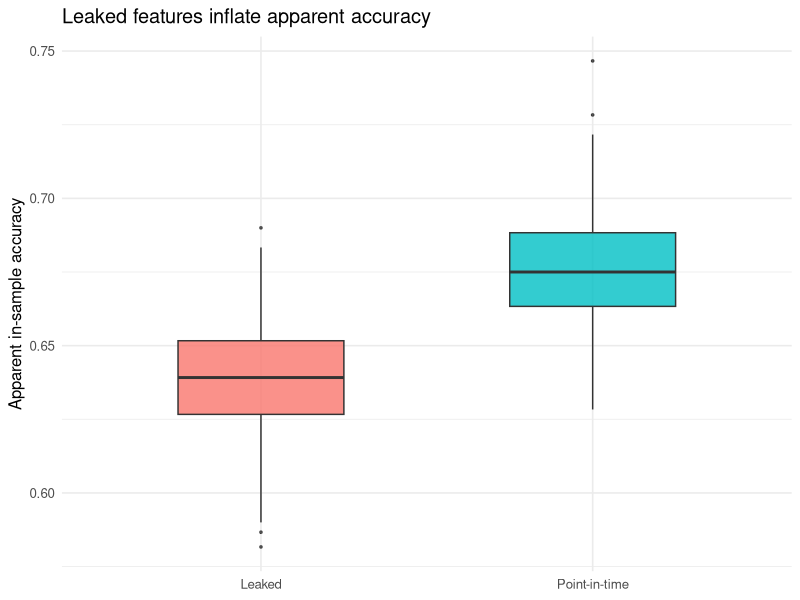

Source code (R):
## ---- chunk 1
#| include: false
suppressPackageStartupMessages(library(tidyverse))
## ---- chunk 2
.libPaths(c("C:/Users/miken/R/library-4.4", .libPaths()))
suppressPackageStartupMessages(library(data.table))
set.seed(1)

# Raw event log: each row is one purchase/login event for a customer.
n_cust <- 5L
make_events <- function(cid) {
  n <- sample(4:9, 1)
  data.table(
    customer_id = cid,
    event_time  = as.POSIXct("2026-01-01", tz = "UTC") +
                  cumsum(sample(1:6, n, replace = TRUE)) * 86400,
    amount      = round(runif(n, 5, 100), 2),
    kind        = sample(c("login", "purchase"), n, replace = TRUE)
  )
}
events <- rbindlist(lapply(1:n_cust, make_events))
setorder(events, customer_id, event_time)
head(events, 8)
## ---- chunk 3
feature_registry <- new.env()

register_feature <- function(name, fun) {
  stopifnot(is.function(fun))
  assign(name, fun, envir = feature_registry)
  invisible(name)
}

list_features <- function() ls(feature_registry)

# Each feature uses ONLY events with event_time < t (strictly before).
register_feature("logins_7d", function(ev, t) {
  win <- ev[event_time < t & event_time >= t - 7 * 86400 & kind == "login"]
  nrow(win)
})

register_feature("total_spend", function(ev, t) {
  past <- ev[event_time < t & kind == "purchase"]
  if (nrow(past) == 0) 0 else sum(past$amount)
})

register_feature("days_since_event", function(ev, t) {
  past <- ev[event_time < t]
  if (nrow(past) == 0) NA_real_
  else as.numeric(difftime(t, max(past$event_time), units = "days"))
})

list_features()
## ---- chunk 4
# Compute the full feature vector for one entity at one timestamp.
compute_features <- function(ev, t, names = list_features()) {
  vals <- lapply(names, function(nm) get(nm, envir = feature_registry)(ev, t))
  names(vals) <- names
  as.data.table(vals)
}

# Offline materialization: feature timeline on a grid of as-of times.
materialize_offline <- function(events, grid_times) {
  ids <- sort(unique(events$customer_id))
  rows <- list()
  for (cid in ids) {
    ev <- events[customer_id == cid]
    for (t in grid_times) {
      t <- as.POSIXct(t, origin = "1970-01-01", tz = "UTC")
      fr <- compute_features(ev, t)
      fr[, `:=`(customer_id = cid, event_timestamp = t)]
      rows[[length(rows) + 1L]] <- fr
    }
  }
  setcolorder(rbindlist(rows), c("customer_id", "event_timestamp"))[]
}

grid <- seq(as.POSIXct("2026-01-05", tz = "UTC"),
            as.POSIXct("2026-01-30", tz = "UTC"), by = "5 days")
offline_store <- materialize_offline(events, grid)
head(offline_store, 6)

# Online store: latest row per entity (what serving reads).
online_store <- offline_store[order(event_timestamp),
                              .SD[.N], by = customer_id]
online_store[, .(customer_id, event_timestamp, logins_7d, total_spend)]
## ---- chunk 5
# Labels observed at specific times (the prediction targets).
labels <- data.table(
  customer_id = c(1L, 2L, 3L, 4L, 5L),
  label_time  = as.POSIXct(c("2026-01-18", "2026-01-09", "2026-01-27",
                             "2026-01-14", "2026-01-22"), tz = "UTC"),
  churned     = c(1L, 0L, 1L, 0L, 1L)
)

point_in_time_join <- function(labels, offline_store) {
  L <- copy(labels);        L[, join_time := label_time]
  F <- copy(offline_store); F[, join_time := event_timestamp]
  setkey(L, customer_id, join_time)
  setkey(F, customer_id, join_time)
  # Roll feature rows backward onto each label time: take the latest
  # feature row with join_time <= label_time, per customer.
  joined <- F[L, roll = TRUE]
  # Enforce STRICT inequality (no feature stamped exactly at label_time).
  joined[event_timestamp == label_time,
         c("logins_7d", "total_spend", "days_since_event") := NA]
  joined[, .(customer_id, label_time, churned,
             logins_7d, total_spend, days_since_event)]
}

training <- point_in_time_join(labels, offline_store)
training
## ---- chunk 6
# Leaky alternative: attach the LATEST feature row per customer,
# ignoring the label time. This uses information from after label_time.
leaky_join <- function(labels, online_store) {
  merge(labels, online_store[, .(customer_id, logins_7d,
                                 total_spend, days_since_event)],
        by = "customer_id", all.x = TRUE)
}
leaky <- leaky_join(labels, online_store)

# Compare total_spend under the two joins. Leakage shows up as a
# feature value that could not have been known at label_time.
cmp <- merge(
  training[, .(customer_id, label_time, pit_spend = total_spend)],
  leaky[,    .(customer_id, leak_spend = total_spend)],
  by = "customer_id")
cmp[, leaked := leak_spend > pit_spend | is.na(pit_spend)]
cmp
## ---- chunk 7
suppressPackageStartupMessages(library(ggplot2))
set.seed(7)

simulate_once <- function(n = 600) {
  # Each unit has a label time and an underlying activity rate.
  rate    <- runif(n, 0.2, 2)
  # Point-in-time feature: activity observed strictly before label time.
  x_pit   <- rpois(n, lambda = rate)
  # Future increment that occurs AT/AFTER the label time (leakage if used).
  x_future <- rpois(n, lambda = rate)
  x_leak  <- x_pit + x_future
  # Label depends only on the true (point-in-time) signal.
  p <- plogis(-1 + 0.9 * x_pit)
  y <- rbinom(n, 1, p)

  acc <- function(x) {
    fit  <- glm(y ~ x, family = binomial)
    pred <- as.integer(predict(fit, type = "response") > 0.5)
    mean(pred == y)
  }
  c(point_in_time = acc(x_pit), leaked = acc(x_leak))
}

res <- replicate(200, simulate_once())
df  <- data.frame(
  features = rep(c("Point-in-time", "Leaked"), each = ncol(res)),
  accuracy = c(res["point_in_time", ], res["leaked", ])
)

ggplot(df, aes(x = features, y = accuracy, fill = features)) +
  geom_boxplot(width = 0.5, alpha = 0.8, outlier.size = 0.6) +
  labs(x = NULL, y = "Apparent in-sample accuracy",
       title = "Leaked features inflate apparent accuracy") +
  theme_minimal(base_size = 12) +
  theme(legend.position = "none")
